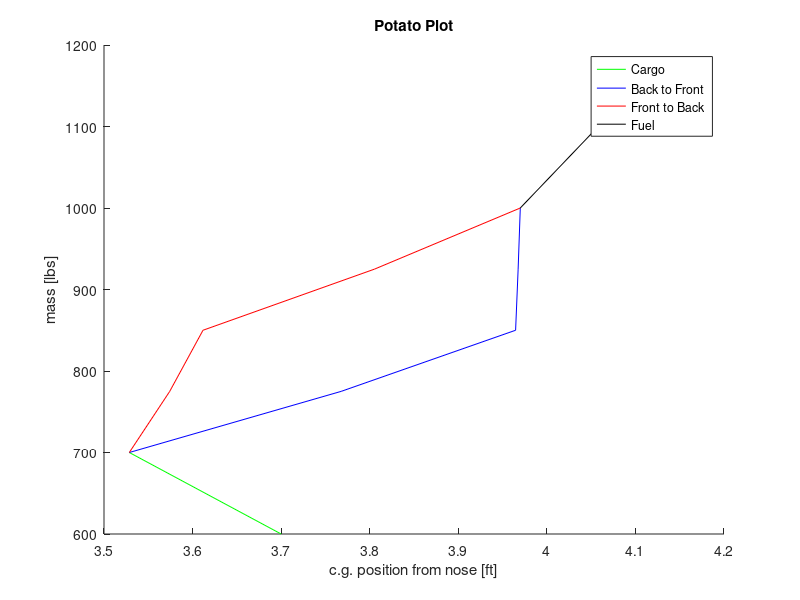

The MATLAB source for this figure:
%%POTATO PLOT

mass_pax=75;                %lbs INPUT
mass_bags=25;               %lbs INPUT
mass_fuel=170;              %lbs INPUT
W_OEW=600;                  %lbs INPUT                            

cg_OEW=3.7;                    %Position c.g. OEW

seat_pilot=2 ;               %c.g. Position Pilot
seat_row1=4  ;               %c.g. Position Row 1
seat_row2=6  ;               %c.g  Position Row 2
location_cargo=2.5;            %c.g. Position Baggage

%cargo

W_OEW_cargo=W_OEW+4*mass_bags;
cg_OEW_cargo=((cg_OEW*W_OEW)+(location_cargo*4*mass_bags))/(W_OEW_cargo);

line([cg_OEW,cg_OEW_cargo],[W_OEW,W_OEW_cargo],'Color','green');

%back to front
W_OEW_1pax=mass_pax+W_OEW_cargo;
W_OEW_2pax=2*mass_pax+W_OEW_cargo;
W_OEW_3pax=3*mass_pax+W_OEW_cargo;
W_OEW_4pax=4*mass_pax+W_OEW_cargo;

cg_btf_1=((cg_OEW_cargo*W_OEW_cargo)+(seat_row2*mass_pax))/(W_OEW_1pax);
cg_btf_2=((cg_btf_1*W_OEW_1pax)+(seat_row2*mass_pax))/(W_OEW_2pax);
cg_btf_3=((cg_btf_2*W_OEW_2pax)+(seat_row1*mass_pax))/(W_OEW_3pax);
cg_btf_4=((cg_btf_3*W_OEW_3pax)+(seat_row1*mass_pax))/(W_OEW_4pax);

line([cg_OEW_cargo,cg_btf_1,cg_btf_2,cg_btf_3,cg_btf_4],[W_OEW_cargo,W_OEW_1pax,W_OEW_2pax,W_OEW_3pax,W_OEW_4pax],'Color','blue');

%front to back
cg_ftb_1=((cg_OEW_cargo*W_OEW_cargo)+(seat_row1*mass_pax))/(W_OEW_1pax);
cg_ftb_2=((cg_ftb_1*W_OEW_1pax)+(seat_row1*mass_pax))/(W_OEW_2pax);
cg_ftb_3=((cg_ftb_2*W_OEW_2pax)+(seat_row2*mass_pax))/(W_OEW_3pax);
cg_ftb_4=((cg_ftb_3*W_OEW_3pax)+(seat_row2*mass_pax))/(W_OEW_4pax);

line([cg_OEW_cargo,cg_ftb_1,cg_ftb_2,cg_ftb_3,cg_ftb_4],[W_OEW_cargo,W_OEW_1pax,W_OEW_2pax,W_OEW_3pax,W_OEW_4pax],'Color','red');

%include fuel
loc_fuel=5;                 %ft
cg_nofuel=cg_btf_4;
cg_fuel=((cg_nofuel*W_OEW_4pax)+(loc_fuel*mass_fuel))/(mass_fuel+W_OEW_4pax);

line([cg_nofuel,cg_fuel],[W_OEW_4pax, W_OEW_4pax+mass_fuel],'Color','black');

title('Potato Plot')
ylabel('mass [lbs]')
xlabel('c.g. position from nose [ft]')
legend('Cargo','Back to Front','Front to Back','Fuel')

cg_max=max([cg_OEW,cg_OEW_cargo,cg_OEW_cargo,cg_btf_1,cg_btf_2,cg_btf_3,cg_btf_4,cg_OEW_cargo,cg_btf_1,cg_btf_2,cg_btf_3,cg_btf_4,cg_fuel])
cg_min=min([cg_OEW,cg_OEW_cargo,cg_OEW_cargo,cg_btf_1,cg_btf_2,cg_btf_3,cg_btf_4,cg_OEW_cargo,cg_btf_1,cg_btf_2,cg_btf_3,cg_btf_4,cg_fuel])

%%SCISSOR PLOT
